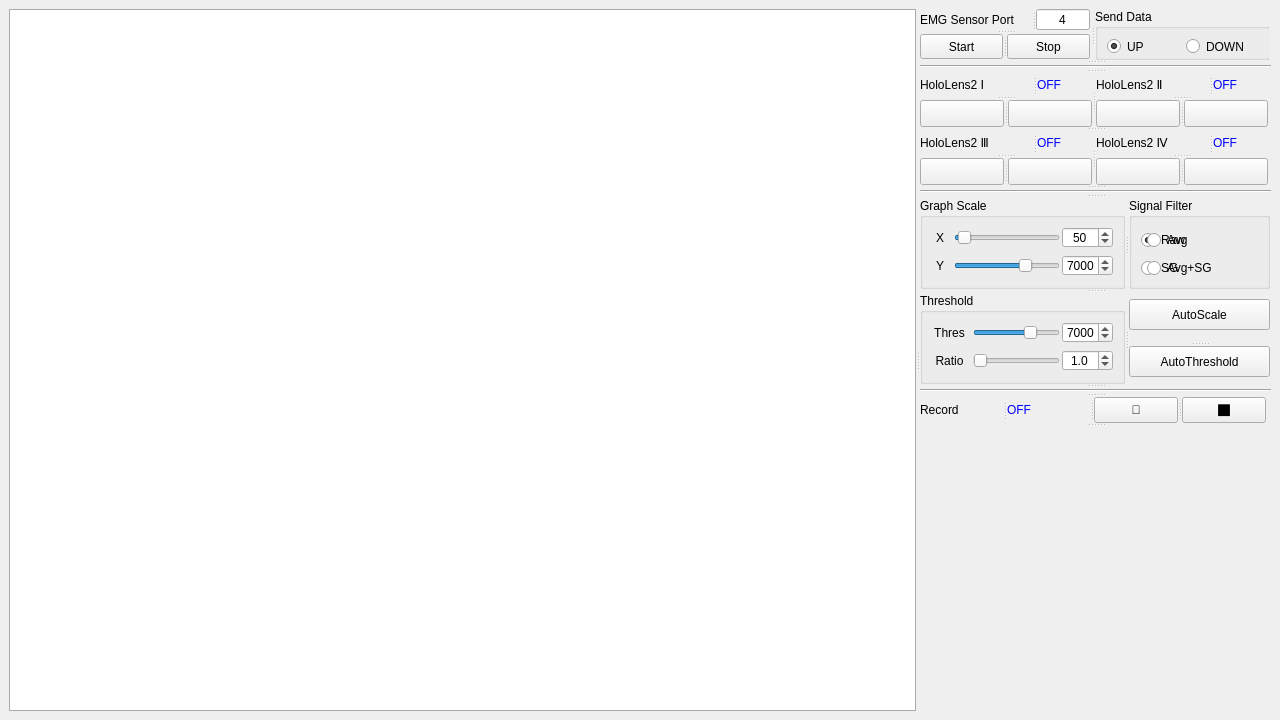
<?xml version="1.0" encoding="UTF-8"?>
<ui version="4.0">
 <class>MainWindow</class>
 <widget class="QMainWindow" name="MainWindow">
  <property name="geometry">
   <rect>
    <x>0</x>
    <y>0</y>
    <width>1280</width>
    <height>720</height>
   </rect>
  </property>
  <property name="minimumSize">
   <size>
    <width>1280</width>
    <height>720</height>
   </size>
  </property>
  <property name="windowTitle">
   <string>MainWindow</string>
  </property>
  <widget class="QWidget" name="centralwidget">
   <layout class="QGridLayout" name="gridLayout_5">
    <item row="0" column="0">
     <widget class="QSplitter" name="splitter_27">
      <property name="orientation">
       <enum>Qt::Horizontal</enum>
      </property>
      <widget class="PlotWidget" name="plot">
       <property name="minimumSize">
        <size>
         <width>906</width>
         <height>702</height>
        </size>
       </property>
       <property name="styleSheet">
        <string notr="true">border-color: rgb(170, 170, 170);
border-style: solid;
border-width: 1px;</string>
       </property>
       <property name="interactive">
        <bool>false</bool>
       </property>
       <property name="viewportUpdateMode">
        <enum>QGraphicsView::MinimalViewportUpdate</enum>
       </property>
      </widget>
      <widget class="QSplitter" name="splitter_26">
       <property name="orientation">
        <enum>Qt::Vertical</enum>
       </property>
       <widget class="QSplitter" name="splitter_19">
        <property name="orientation">
         <enum>Qt::Horizontal</enum>
        </property>
        <widget class="QSplitter" name="splitter_18">
         <property name="minimumSize">
          <size>
           <width>171</width>
           <height>51</height>
          </size>
         </property>
         <property name="maximumSize">
          <size>
           <width>171</width>
           <height>51</height>
          </size>
         </property>
         <property name="orientation">
          <enum>Qt::Vertical</enum>
         </property>
         <widget class="QSplitter" name="splitter">
          <property name="orientation">
           <enum>Qt::Horizontal</enum>
          </property>
          <widget class="QLabel" name="label">
           <property name="minimumSize">
            <size>
             <width>112</width>
             <height>21</height>
            </size>
           </property>
           <property name="maximumSize">
            <size>
             <width>112</width>
             <height>21</height>
            </size>
           </property>
           <property name="styleSheet">
            <string notr="true">font: bold 9pt &quot;Consolas&quot;;</string>
           </property>
           <property name="text">
            <string>EMG Sensor Port </string>
           </property>
          </widget>
          <widget class="QLineEdit" name="ePort">
           <property name="minimumSize">
            <size>
             <width>54</width>
             <height>21</height>
            </size>
           </property>
           <property name="maximumSize">
            <size>
             <width>54</width>
             <height>21</height>
            </size>
           </property>
           <property name="text">
            <string>4</string>
           </property>
           <property name="alignment">
            <set>Qt::AlignCenter</set>
           </property>
          </widget>
         </widget>
         <widget class="QSplitter" name="splitter_2">
          <property name="orientation">
           <enum>Qt::Horizontal</enum>
          </property>
          <widget class="QPushButton" name="eCon">
           <property name="minimumSize">
            <size>
             <width>83</width>
             <height>25</height>
            </size>
           </property>
           <property name="maximumSize">
            <size>
             <width>83</width>
             <height>25</height>
            </size>
           </property>
           <property name="styleSheet">
            <string notr="true">font: bold 9pt &quot;Consolas&quot;;</string>
           </property>
           <property name="text">
            <string>Start</string>
           </property>
          </widget>
          <widget class="QPushButton" name="eDis">
           <property name="minimumSize">
            <size>
             <width>83</width>
             <height>25</height>
            </size>
           </property>
           <property name="maximumSize">
            <size>
             <width>83</width>
             <height>25</height>
            </size>
           </property>
           <property name="styleSheet">
            <string notr="true">font: bold 9pt &quot;Consolas&quot;;</string>
           </property>
           <property name="text">
            <string>Stop</string>
           </property>
          </widget>
         </widget>
        </widget>
        <widget class="QGroupBox" name="groupBox">
         <property name="minimumSize">
          <size>
           <width>175</width>
           <height>51</height>
          </size>
         </property>
         <property name="maximumSize">
          <size>
           <width>175</width>
           <height>51</height>
          </size>
         </property>
         <property name="styleSheet">
          <string notr="true">font: bold 9pt &quot;Consolas&quot;;</string>
         </property>
         <property name="title">
          <string>Send Data</string>
         </property>
         <layout class="QGridLayout" name="gridLayout">
          <item row="0" column="0">
           <widget class="QRadioButton" name="e1">
            <property name="minimumSize">
             <size>
              <width>75</width>
              <height>17</height>
             </size>
            </property>
            <property name="maximumSize">
             <size>
              <width>75</width>
              <height>17</height>
             </size>
            </property>
            <property name="text">
             <string>UP</string>
            </property>
            <property name="checked">
             <bool>true</bool>
            </property>
           </widget>
          </item>
          <item row="0" column="1">
           <widget class="QRadioButton" name="e0">
            <property name="minimumSize">
             <size>
              <width>74</width>
              <height>17</height>
             </size>
            </property>
            <property name="maximumSize">
             <size>
              <width>74</width>
              <height>17</height>
             </size>
            </property>
            <property name="text">
             <string>DOWN</string>
            </property>
           </widget>
          </item>
         </layout>
        </widget>
       </widget>
       <widget class="Line" name="line">
        <property name="minimumSize">
         <size>
          <width>351</width>
          <height>5</height>
         </size>
        </property>
        <property name="maximumSize">
         <size>
          <width>351</width>
          <height>5</height>
         </size>
        </property>
        <property name="orientation">
         <enum>Qt::Horizontal</enum>
        </property>
       </widget>
       <widget class="QSplitter" name="splitter_17">
        <property name="minimumSize">
         <size>
          <width>351</width>
          <height>111</height>
         </size>
        </property>
        <property name="maximumSize">
         <size>
          <width>351</width>
          <height>115</height>
         </size>
        </property>
        <property name="orientation">
         <enum>Qt::Vertical</enum>
        </property>
        <widget class="QSplitter" name="splitter_15">
         <property name="minimumSize">
          <size>
           <width>351</width>
           <height>51</height>
          </size>
         </property>
         <property name="orientation">
          <enum>Qt::Horizontal</enum>
         </property>
         <widget class="QSplitter" name="splitter_11">
          <property name="minimumSize">
           <size>
            <width>171</width>
            <height>51</height>
           </size>
          </property>
          <property name="orientation">
           <enum>Qt::Vertical</enum>
          </property>
          <widget class="QSplitter" name="splitter_5">
           <property name="orientation">
            <enum>Qt::Horizontal</enum>
           </property>
           <widget class="QLabel" name="label_2">
            <property name="minimumSize">
             <size>
              <width>113</width>
              <height>23</height>
             </size>
            </property>
            <property name="maximumSize">
             <size>
              <width>113</width>
              <height>23</height>
             </size>
            </property>
            <property name="styleSheet">
             <string notr="true">font: bold 9pt &quot;Consolas&quot;;</string>
            </property>
            <property name="text">
             <string>HoloLens2 Ⅰ</string>
            </property>
           </widget>
           <widget class="QLabel" name="hl1">
            <property name="minimumSize">
             <size>
              <width>55</width>
              <height>23</height>
             </size>
            </property>
            <property name="maximumSize">
             <size>
              <width>55</width>
              <height>23</height>
             </size>
            </property>
            <property name="styleSheet">
             <string notr="true">font: bold 9pt &quot;Consolas&quot;;
color: rgb(0, 0, 255);</string>
            </property>
            <property name="text">
             <string>OFF</string>
            </property>
           </widget>
          </widget>
          <widget class="QSplitter" name="splitter_3">
           <property name="orientation">
            <enum>Qt::Horizontal</enum>
           </property>
           <widget class="QPushButton" name="hc1">
            <property name="minimumSize">
             <size>
              <width>84</width>
              <height>27</height>
             </size>
            </property>
            <property name="maximumSize">
             <size>
              <width>84</width>
              <height>27</height>
             </size>
            </property>
            <property name="styleSheet">
             <string notr="true"/>
            </property>
            <property name="text">
             <string/>
            </property>
            <property name="icon">
             <iconset>
              <normaloff>resource/link.png</normaloff>resource/link.png</iconset>
            </property>
            <property name="flat">
             <bool>false</bool>
            </property>
           </widget>
           <widget class="QPushButton" name="hd1">
            <property name="minimumSize">
             <size>
              <width>84</width>
              <height>27</height>
             </size>
            </property>
            <property name="maximumSize">
             <size>
              <width>84</width>
              <height>27</height>
             </size>
            </property>
            <property name="styleSheet">
             <string notr="true"/>
            </property>
            <property name="text">
             <string/>
            </property>
            <property name="icon">
             <iconset>
              <normaloff>resource/unlink.png</normaloff>resource/unlink.png</iconset>
            </property>
           </widget>
          </widget>
         </widget>
         <widget class="QSplitter" name="splitter_14">
          <property name="minimumSize">
           <size>
            <width>171</width>
            <height>51</height>
           </size>
          </property>
          <property name="orientation">
           <enum>Qt::Vertical</enum>
          </property>
          <widget class="QSplitter" name="splitter_6">
           <property name="orientation">
            <enum>Qt::Horizontal</enum>
           </property>
           <widget class="QLabel" name="label_3">
            <property name="minimumSize">
             <size>
              <width>113</width>
              <height>23</height>
             </size>
            </property>
            <property name="maximumSize">
             <size>
              <width>113</width>
              <height>23</height>
             </size>
            </property>
            <property name="styleSheet">
             <string notr="true">font: bold 9pt &quot;Consolas&quot;;</string>
            </property>
            <property name="text">
             <string>HoloLens2 Ⅱ</string>
            </property>
           </widget>
           <widget class="QLabel" name="hl2">
            <property name="minimumSize">
             <size>
              <width>55</width>
              <height>23</height>
             </size>
            </property>
            <property name="maximumSize">
             <size>
              <width>55</width>
              <height>23</height>
             </size>
            </property>
            <property name="styleSheet">
             <string notr="true">font: bold 9pt &quot;Consolas&quot;;
color: rgb(0, 0, 255);</string>
            </property>
            <property name="text">
             <string>OFF</string>
            </property>
           </widget>
          </widget>
          <widget class="QSplitter" name="splitter_4">
           <property name="orientation">
            <enum>Qt::Horizontal</enum>
           </property>
           <widget class="QPushButton" name="hc2">
            <property name="minimumSize">
             <size>
              <width>84</width>
              <height>27</height>
             </size>
            </property>
            <property name="maximumSize">
             <size>
              <width>84</width>
              <height>27</height>
             </size>
            </property>
            <property name="styleSheet">
             <string notr="true"/>
            </property>
            <property name="text">
             <string/>
            </property>
            <property name="icon">
             <iconset>
              <normaloff>resource/link.png</normaloff>resource/link.png</iconset>
            </property>
           </widget>
           <widget class="QPushButton" name="hd2">
            <property name="minimumSize">
             <size>
              <width>84</width>
              <height>27</height>
             </size>
            </property>
            <property name="maximumSize">
             <size>
              <width>84</width>
              <height>27</height>
             </size>
            </property>
            <property name="styleSheet">
             <string notr="true"/>
            </property>
            <property name="text">
             <string/>
            </property>
            <property name="icon">
             <iconset>
              <normaloff>resource/unlink.png</normaloff>resource/unlink.png</iconset>
            </property>
           </widget>
          </widget>
         </widget>
        </widget>
        <widget class="QSplitter" name="splitter_16">
         <property name="minimumSize">
          <size>
           <width>351</width>
           <height>51</height>
          </size>
         </property>
         <property name="orientation">
          <enum>Qt::Horizontal</enum>
         </property>
         <widget class="QSplitter" name="splitter_12">
          <property name="minimumSize">
           <size>
            <width>171</width>
            <height>51</height>
           </size>
          </property>
          <property name="orientation">
           <enum>Qt::Vertical</enum>
          </property>
          <widget class="QSplitter" name="splitter_8">
           <property name="orientation">
            <enum>Qt::Horizontal</enum>
           </property>
           <widget class="QLabel" name="label_6">
            <property name="minimumSize">
             <size>
              <width>113</width>
              <height>23</height>
             </size>
            </property>
            <property name="maximumSize">
             <size>
              <width>113</width>
              <height>23</height>
             </size>
            </property>
            <property name="styleSheet">
             <string notr="true">font: bold 9pt &quot;Consolas&quot;;</string>
            </property>
            <property name="text">
             <string>HoloLens2 Ⅲ</string>
            </property>
           </widget>
           <widget class="QLabel" name="hl3">
            <property name="minimumSize">
             <size>
              <width>55</width>
              <height>23</height>
             </size>
            </property>
            <property name="maximumSize">
             <size>
              <width>55</width>
              <height>23</height>
             </size>
            </property>
            <property name="styleSheet">
             <string notr="true">font: bold 9pt &quot;Consolas&quot;;
color: rgb(0, 0, 255);</string>
            </property>
            <property name="text">
             <string>OFF</string>
            </property>
           </widget>
          </widget>
          <widget class="QSplitter" name="splitter_7">
           <property name="orientation">
            <enum>Qt::Horizontal</enum>
           </property>
           <widget class="QPushButton" name="hc3">
            <property name="minimumSize">
             <size>
              <width>84</width>
              <height>27</height>
             </size>
            </property>
            <property name="maximumSize">
             <size>
              <width>84</width>
              <height>27</height>
             </size>
            </property>
            <property name="styleSheet">
             <string notr="true"/>
            </property>
            <property name="text">
             <string/>
            </property>
            <property name="icon">
             <iconset>
              <normaloff>resource/link.png</normaloff>resource/link.png</iconset>
            </property>
           </widget>
           <widget class="QPushButton" name="hd3">
            <property name="minimumSize">
             <size>
              <width>84</width>
              <height>27</height>
             </size>
            </property>
            <property name="maximumSize">
             <size>
              <width>84</width>
              <height>27</height>
             </size>
            </property>
            <property name="styleSheet">
             <string notr="true"/>
            </property>
            <property name="text">
             <string/>
            </property>
            <property name="icon">
             <iconset>
              <normaloff>resource/unlink.png</normaloff>resource/unlink.png</iconset>
            </property>
           </widget>
          </widget>
         </widget>
         <widget class="QSplitter" name="splitter_13">
          <property name="minimumSize">
           <size>
            <width>171</width>
            <height>51</height>
           </size>
          </property>
          <property name="orientation">
           <enum>Qt::Vertical</enum>
          </property>
          <widget class="QSplitter" name="splitter_10">
           <property name="orientation">
            <enum>Qt::Horizontal</enum>
           </property>
           <widget class="QLabel" name="label_8">
            <property name="minimumSize">
             <size>
              <width>113</width>
              <height>23</height>
             </size>
            </property>
            <property name="maximumSize">
             <size>
              <width>113</width>
              <height>23</height>
             </size>
            </property>
            <property name="styleSheet">
             <string notr="true">font: bold 9pt &quot;Consolas&quot;;</string>
            </property>
            <property name="text">
             <string>HoloLens2 Ⅳ</string>
            </property>
           </widget>
           <widget class="QLabel" name="hl4">
            <property name="minimumSize">
             <size>
              <width>55</width>
              <height>23</height>
             </size>
            </property>
            <property name="maximumSize">
             <size>
              <width>55</width>
              <height>23</height>
             </size>
            </property>
            <property name="styleSheet">
             <string notr="true">font: bold 9pt &quot;Consolas&quot;;
color: rgb(0, 0, 255);</string>
            </property>
            <property name="text">
             <string>OFF</string>
            </property>
           </widget>
          </widget>
          <widget class="QSplitter" name="splitter_9">
           <property name="orientation">
            <enum>Qt::Horizontal</enum>
           </property>
           <widget class="QPushButton" name="hc4">
            <property name="minimumSize">
             <size>
              <width>84</width>
              <height>27</height>
             </size>
            </property>
            <property name="maximumSize">
             <size>
              <width>84</width>
              <height>27</height>
             </size>
            </property>
            <property name="styleSheet">
             <string notr="true"/>
            </property>
            <property name="text">
             <string/>
            </property>
            <property name="icon">
             <iconset>
              <normaloff>resource/link.png</normaloff>resource/link.png</iconset>
            </property>
           </widget>
           <widget class="QPushButton" name="hd4">
            <property name="minimumSize">
             <size>
              <width>84</width>
              <height>27</height>
             </size>
            </property>
            <property name="maximumSize">
             <size>
              <width>84</width>
              <height>27</height>
             </size>
            </property>
            <property name="styleSheet">
             <string notr="true"/>
            </property>
            <property name="text">
             <string/>
            </property>
            <property name="icon">
             <iconset>
              <normaloff>resource/unlink.png</normaloff>resource/unlink.png</iconset>
            </property>
           </widget>
          </widget>
         </widget>
        </widget>
       </widget>
       <widget class="Line" name="line_2">
        <property name="minimumSize">
         <size>
          <width>351</width>
          <height>5</height>
         </size>
        </property>
        <property name="maximumSize">
         <size>
          <width>351</width>
          <height>5</height>
         </size>
        </property>
        <property name="orientation">
         <enum>Qt::Horizontal</enum>
        </property>
       </widget>
       <widget class="QSplitter" name="splitter_22">
        <property name="minimumSize">
         <size>
          <width>351</width>
          <height>91</height>
         </size>
        </property>
        <property name="maximumSize">
         <size>
          <width>351</width>
          <height>91</height>
         </size>
        </property>
        <property name="orientation">
         <enum>Qt::Horizontal</enum>
        </property>
        <widget class="QGroupBox" name="groupBox_2">
         <property name="minimumSize">
          <size>
           <width>205</width>
           <height>91</height>
          </size>
         </property>
         <property name="maximumSize">
          <size>
           <width>205</width>
           <height>91</height>
          </size>
         </property>
         <property name="styleSheet">
          <string notr="true">font: bold 9pt &quot;Consolas&quot;;</string>
         </property>
         <property name="title">
          <string>Graph Scale</string>
         </property>
         <layout class="QGridLayout" name="gridLayout_3">
          <item row="0" column="0">
           <widget class="QLabel" name="label_10">
            <property name="minimumSize">
             <size>
              <width>16</width>
              <height>16</height>
             </size>
            </property>
            <property name="maximumSize">
             <size>
              <width>16</width>
              <height>16</height>
             </size>
            </property>
            <property name="text">
             <string>X</string>
            </property>
            <property name="alignment">
             <set>Qt::AlignCenter</set>
            </property>
           </widget>
          </item>
          <item row="0" column="1">
           <widget class="QSlider" name="xl">
            <property name="minimumSize">
             <size>
              <width>106</width>
              <height>22</height>
             </size>
            </property>
            <property name="maximumSize">
             <size>
              <width>106</width>
              <height>22</height>
             </size>
            </property>
            <property name="minimum">
             <number>20</number>
            </property>
            <property name="maximum">
             <number>1000</number>
            </property>
            <property name="value">
             <number>50</number>
            </property>
            <property name="orientation">
             <enum>Qt::Horizontal</enum>
            </property>
           </widget>
          </item>
          <item row="0" column="2">
           <widget class="QSpinBox" name="xp">
            <property name="minimumSize">
             <size>
              <width>51</width>
              <height>21</height>
             </size>
            </property>
            <property name="maximumSize">
             <size>
              <width>51</width>
              <height>21</height>
             </size>
            </property>
            <property name="alignment">
             <set>Qt::AlignCenter</set>
            </property>
            <property name="minimum">
             <number>20</number>
            </property>
            <property name="maximum">
             <number>1000</number>
            </property>
            <property name="value">
             <number>50</number>
            </property>
           </widget>
          </item>
          <item row="1" column="0">
           <widget class="QLabel" name="label_11">
            <property name="minimumSize">
             <size>
              <width>16</width>
              <height>16</height>
             </size>
            </property>
            <property name="maximumSize">
             <size>
              <width>16</width>
              <height>16</height>
             </size>
            </property>
            <property name="text">
             <string>Y</string>
            </property>
            <property name="alignment">
             <set>Qt::AlignCenter</set>
            </property>
           </widget>
          </item>
          <item row="1" column="1">
           <widget class="QSlider" name="yl">
            <property name="minimumSize">
             <size>
              <width>106</width>
              <height>22</height>
             </size>
            </property>
            <property name="maximumSize">
             <size>
              <width>106</width>
              <height>22</height>
             </size>
            </property>
            <property name="maximum">
             <number>9999</number>
            </property>
            <property name="pageStep">
             <number>10</number>
            </property>
            <property name="value">
             <number>7000</number>
            </property>
            <property name="orientation">
             <enum>Qt::Horizontal</enum>
            </property>
           </widget>
          </item>
          <item row="1" column="2">
           <widget class="QSpinBox" name="yp">
            <property name="minimumSize">
             <size>
              <width>51</width>
              <height>21</height>
             </size>
            </property>
            <property name="maximumSize">
             <size>
              <width>51</width>
              <height>21</height>
             </size>
            </property>
            <property name="alignment">
             <set>Qt::AlignCenter</set>
            </property>
            <property name="minimum">
             <number>20</number>
            </property>
            <property name="maximum">
             <number>9999</number>
            </property>
            <property name="value">
             <number>7000</number>
            </property>
           </widget>
          </item>
         </layout>
        </widget>
        <widget class="QGroupBox" name="groupBox_3">
         <property name="minimumSize">
          <size>
           <width>141</width>
           <height>91</height>
          </size>
         </property>
         <property name="maximumSize">
          <size>
           <width>141</width>
           <height>91</height>
          </size>
         </property>
         <property name="styleSheet">
          <string notr="true">font: bold 9pt &quot;Consolas&quot;;</string>
         </property>
         <property name="title">
          <string>Signal Filter</string>
         </property>
         <layout class="QFormLayout" name="formLayout">
          <item row="0" column="0">
           <widget class="QRadioButton" name="F1">
            <property name="minimumSize">
             <size>
              <width>48</width>
              <height>26</height>
             </size>
            </property>
            <property name="maximumSize">
             <size>
              <width>48</width>
              <height>26</height>
             </size>
            </property>
            <property name="text">
             <string>Raw</string>
            </property>
            <property name="checked">
             <bool>true</bool>
            </property>
           </widget>
          </item>
          <item row="0" column="1">
           <widget class="QRadioButton" name="F2">
            <property name="minimumSize">
             <size>
              <width>70</width>
              <height>26</height>
             </size>
            </property>
            <property name="maximumSize">
             <size>
              <width>70</width>
              <height>26</height>
             </size>
            </property>
            <property name="text">
             <string>Avg</string>
            </property>
           </widget>
          </item>
          <item row="1" column="0">
           <widget class="QRadioButton" name="F3">
            <property name="minimumSize">
             <size>
              <width>48</width>
              <height>26</height>
             </size>
            </property>
            <property name="maximumSize">
             <size>
              <width>48</width>
              <height>26</height>
             </size>
            </property>
            <property name="text">
             <string>SG</string>
            </property>
           </widget>
          </item>
          <item row="1" column="1">
           <widget class="QRadioButton" name="F4">
            <property name="minimumSize">
             <size>
              <width>70</width>
              <height>26</height>
             </size>
            </property>
            <property name="maximumSize">
             <size>
              <width>70</width>
              <height>26</height>
             </size>
            </property>
            <property name="text">
             <string>Avg+SG</string>
            </property>
           </widget>
          </item>
         </layout>
        </widget>
       </widget>
       <widget class="QSplitter" name="splitter_24">
        <property name="minimumSize">
         <size>
          <width>351</width>
          <height>91</height>
         </size>
        </property>
        <property name="layoutDirection">
         <enum>Qt::LeftToRight</enum>
        </property>
        <property name="midLineWidth">
         <number>0</number>
        </property>
        <property name="orientation">
         <enum>Qt::Horizontal</enum>
        </property>
        <widget class="QGroupBox" name="groupBox_4">
         <property name="minimumSize">
          <size>
           <width>205</width>
           <height>91</height>
          </size>
         </property>
         <property name="maximumSize">
          <size>
           <width>205</width>
           <height>91</height>
          </size>
         </property>
         <property name="styleSheet">
          <string notr="true">font: bold 9pt &quot;Consolas&quot;;</string>
         </property>
         <property name="title">
          <string>Threshold</string>
         </property>
         <layout class="QGridLayout" name="gridLayout_4">
          <item row="1" column="0">
           <widget class="QLabel" name="label_13">
            <property name="minimumSize">
             <size>
              <width>35</width>
              <height>22</height>
             </size>
            </property>
            <property name="maximumSize">
             <size>
              <width>35</width>
              <height>22</height>
             </size>
            </property>
            <property name="text">
             <string>Ratio</string>
            </property>
            <property name="alignment">
             <set>Qt::AlignCenter</set>
            </property>
           </widget>
          </item>
          <item row="0" column="0">
           <widget class="QLabel" name="label_12">
            <property name="minimumSize">
             <size>
              <width>35</width>
              <height>22</height>
             </size>
            </property>
            <property name="maximumSize">
             <size>
              <width>35</width>
              <height>22</height>
             </size>
            </property>
            <property name="text">
             <string>Thres</string>
            </property>
            <property name="alignment">
             <set>Qt::AlignCenter</set>
            </property>
           </widget>
          </item>
          <item row="0" column="2">
           <widget class="QSpinBox" name="tp">
            <property name="minimumSize">
             <size>
              <width>51</width>
              <height>21</height>
             </size>
            </property>
            <property name="maximumSize">
             <size>
              <width>51</width>
              <height>21</height>
             </size>
            </property>
            <property name="alignment">
             <set>Qt::AlignCenter</set>
            </property>
            <property name="minimum">
             <number>0</number>
            </property>
            <property name="maximum">
             <number>9999</number>
            </property>
            <property name="value">
             <number>7000</number>
            </property>
           </widget>
          </item>
          <item row="1" column="1">
           <widget class="QSlider" name="rl">
            <property name="minimumSize">
             <size>
              <width>87</width>
              <height>22</height>
             </size>
            </property>
            <property name="maximumSize">
             <size>
              <width>87</width>
              <height>22</height>
             </size>
            </property>
            <property name="minimum">
             <number>1</number>
            </property>
            <property name="maximum">
             <number>99</number>
            </property>
            <property name="orientation">
             <enum>Qt::Horizontal</enum>
            </property>
           </widget>
          </item>
          <item row="0" column="1">
           <widget class="QSlider" name="tl">
            <property name="minimumSize">
             <size>
              <width>87</width>
              <height>22</height>
             </size>
            </property>
            <property name="maximumSize">
             <size>
              <width>87</width>
              <height>22</height>
             </size>
            </property>
            <property name="maximum">
             <number>9999</number>
            </property>
            <property name="value">
             <number>7000</number>
            </property>
            <property name="orientation">
             <enum>Qt::Horizontal</enum>
            </property>
           </widget>
          </item>
          <item row="1" column="2">
           <widget class="QDoubleSpinBox" name="rp">
            <property name="minimumSize">
             <size>
              <width>51</width>
              <height>21</height>
             </size>
            </property>
            <property name="maximumSize">
             <size>
              <width>51</width>
              <height>21</height>
             </size>
            </property>
            <property name="alignment">
             <set>Qt::AlignCenter</set>
            </property>
            <property name="decimals">
             <number>1</number>
            </property>
            <property name="minimum">
             <double>0.100000000000000</double>
            </property>
            <property name="value">
             <double>1.000000000000000</double>
            </property>
           </widget>
          </item>
         </layout>
        </widget>
        <widget class="QSplitter" name="splitter_23">
         <property name="minimumSize">
          <size>
           <width>141</width>
           <height>91</height>
          </size>
         </property>
         <property name="maximumSize">
          <size>
           <width>141</width>
           <height>67</height>
          </size>
         </property>
         <property name="orientation">
          <enum>Qt::Vertical</enum>
         </property>
         <widget class="QPushButton" name="autos">
          <property name="minimumSize">
           <size>
            <width>141</width>
            <height>31</height>
           </size>
          </property>
          <property name="maximumSize">
           <size>
            <width>141</width>
            <height>31</height>
           </size>
          </property>
          <property name="styleSheet">
           <string notr="true">font: bold 9pt &quot;Consolas&quot;;</string>
          </property>
          <property name="text">
           <string>AutoScale</string>
          </property>
         </widget>
         <widget class="QPushButton" name="autot">
          <property name="minimumSize">
           <size>
            <width>141</width>
            <height>31</height>
           </size>
          </property>
          <property name="maximumSize">
           <size>
            <width>141</width>
            <height>31</height>
           </size>
          </property>
          <property name="styleSheet">
           <string notr="true">font: bold 9pt &quot;Consolas&quot;;</string>
          </property>
          <property name="text">
           <string>AutoThreshold</string>
          </property>
         </widget>
        </widget>
       </widget>
       <widget class="Line" name="line_3">
        <property name="minimumSize">
         <size>
          <width>351</width>
          <height>5</height>
         </size>
        </property>
        <property name="maximumSize">
         <size>
          <width>351</width>
          <height>5</height>
         </size>
        </property>
        <property name="orientation">
         <enum>Qt::Horizontal</enum>
        </property>
       </widget>
       <widget class="QSplitter" name="splitter_25">
        <property name="orientation">
         <enum>Qt::Horizontal</enum>
        </property>
        <widget class="QLabel" name="label_14">
         <property name="minimumSize">
          <size>
           <width>83</width>
           <height>26</height>
          </size>
         </property>
         <property name="maximumSize">
          <size>
           <width>83</width>
           <height>26</height>
          </size>
         </property>
         <property name="styleSheet">
          <string notr="true">font: bold 9pt &quot;Consolas&quot;;</string>
         </property>
         <property name="text">
          <string>Record</string>
         </property>
        </widget>
        <widget class="QLabel" name="rlabel">
         <property name="minimumSize">
          <size>
           <width>83</width>
           <height>26</height>
          </size>
         </property>
         <property name="maximumSize">
          <size>
           <width>83</width>
           <height>26</height>
          </size>
         </property>
         <property name="styleSheet">
          <string notr="true">font: bold 9pt &quot;Consolas&quot;;
color: rgb(0, 0, 255);</string>
         </property>
         <property name="text">
          <string>OFF</string>
         </property>
        </widget>
        <widget class="QPushButton" name="rstart">
         <property name="minimumSize">
          <size>
           <width>84</width>
           <height>26</height>
          </size>
         </property>
         <property name="maximumSize">
          <size>
           <width>84</width>
           <height>26</height>
          </size>
         </property>
         <property name="styleSheet">
          <string notr="true"/>
         </property>
         <property name="text">
          <string>🔴</string>
         </property>
        </widget>
        <widget class="QPushButton" name="rstop">
         <property name="minimumSize">
          <size>
           <width>84</width>
           <height>26</height>
          </size>
         </property>
         <property name="maximumSize">
          <size>
           <width>84</width>
           <height>26</height>
          </size>
         </property>
         <property name="styleSheet">
          <string notr="true"/>
         </property>
         <property name="text">
          <string>⬛</string>
         </property>
        </widget>
       </widget>
       <widget class="QLabel" name="label_16">
        <property name="text">
         <string/>
        </property>
       </widget>
      </widget>
     </widget>
    </item>
   </layout>
  </widget>
 </widget>
 <customwidgets>
  <customwidget>
   <class>PlotWidget</class>
   <extends>QGraphicsView</extends>
   <header>pyqtgraph</header>
  </customwidget>
 </customwidgets>
 <resources/>
 <connections/>
</ui>
